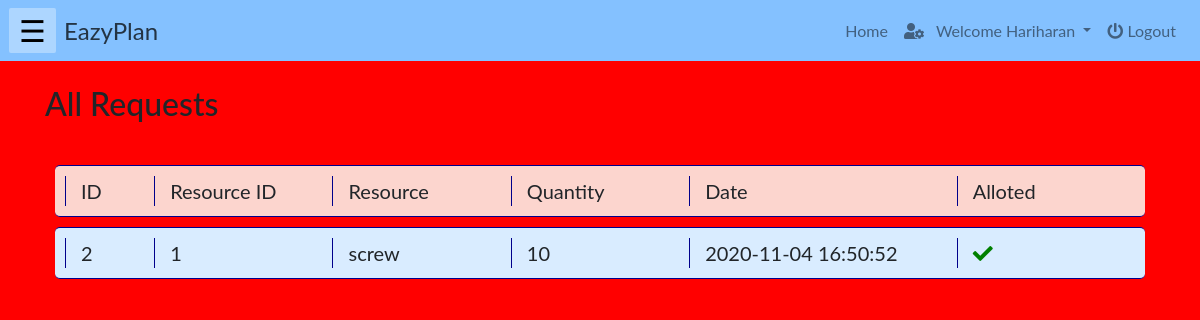
Before: /php/workerresourcereq.php (signed in) with the older database file.
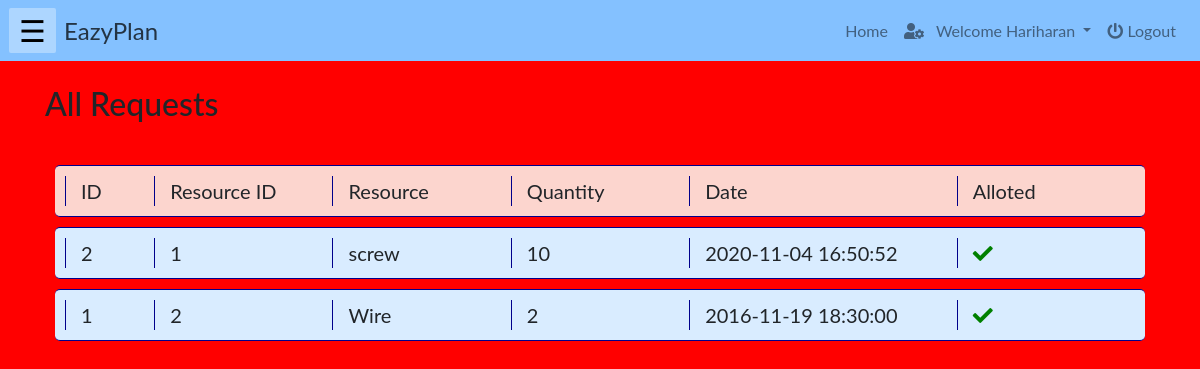
After: the same page with the newer database file.
### tables this page shows
CREATE TABLE `resourcerq` (
  `workerID` int(10) NOT NULL,
  `resourceID` int(10) NOT NULL,
  `rqQTY` int(10) NOT NULL,
  `dateRq` timestamp NOT NULL DEFAULT current_timestamp(),
  `dateAlot` timestamp NOT NULL DEFAULT current_timestamp(),
  `alot` tinyint(1) NOT NULL,
  `ReqId` int(11) NOT NULL
);

CREATE TABLE `resource` (
  `id` int(10) NOT NULL,
  `name` varchar(200) NOT NULL,
  `quantity` int(100) NOT NULL,
  `unit` varchar(50) NOT NULL,
  `cost` int(100) NOT NULL
);

### php/workerresourcereq.php (the view, shortened to what this page needs)
<!DOCTYPE html>
<html lang="en">
    <?php
        include("../php/headLinks.php");
        if(isset($_SESSION["name"]) && ( $_SESSION["role"]=='worker')){
    ?>
    <body>
        <?php
            include("../php/navbar.php");
        ?>
        <div class="container">
        <br><h2>All Requests</h2><br>
            <div class="row" id="heading">
                <div class="col-md-1" id="val" >ID</div>
                <div class="col-md-2" id="val" >Resource ID</div>
                <div class="col-md-2" id="val" >Resource</div>
                <div class="col-md-2" id="val" >Quantity</div>
                <div class="col-md-3" id="val" >Date</div>
                <div class="col-md-1" id="val" >Alloted</div>
            </div>
            <?php
                include("../connection/config.php");
                $sql1 ="select rq.dateRQ as date, rq.ReqId ,rq.alot, rq.resourceID , rq.rqQTY, r.name as rname FROM resourcerq rq JOIN account w on rq.workerID = w.userid JOIN resource r on rq.resourceID = r.id where w.userid = '".$_SESSION['userId']."'";
                $requests = mysqli_query($db, $sql1);
                if (!$requests)
                {
                    printf("Error: %s\n", mysqli_error($db));
                    exit();
                }
                else{
                if(mysqli_num_rows($requests)==0)
                echo "<h3>No new Requests</h3>";
                else
                foreach($requests as $request)
                    {
            ?>
                    <div class="row" id="item">
                        <div class="col-md-1" id="val" ><?php echo $request['resourceID']; ?></div>
                        <div class="col-md-2" id="val" ><?php echo $request['ReqId']; ?></div>
                        <div class="col-md-2" id="val" ><?php echo $request['rname']; ?></div>
                        <div class="col-md-2" id="val"><?php echo $request['rqQTY'] ?></div>
                        <div class="col-md-3" id="val"><?php echo $request['date'] ?></div>
                        <div class="col-md-1" id="val">
                            <?php
                            if($request['alot']==0) {
                            echo '<span class="fas fa-truck" style="red" aria-hidden="true" id = r'.$request["ReqId"].' style="cursor:pointer;"></span>';
                            }
                            else{
                                echo '<span class="fas fa-check" style="color:green" aria-hidden="true" id = r'.$request["ReqId"].' style="cursor:pointer;"></span>';
                            }
                            ?></div>
                    </div>
            <?php
                }}
            ?>
        </div>
    </body>
    <?php
        }
    else{
    echo "<h3 style='color:red'>Login to access the page...</h3>";
    echo "<a href='./login.php'>Click here to login</a>";}
    ?>
</html>

Changed rows visible on the page:
added resourcerq: resourceID "1", ReqId "2", resourceID.name "Wire", rqQTY "2", dateRq "2016-11-19 18:30:00"
